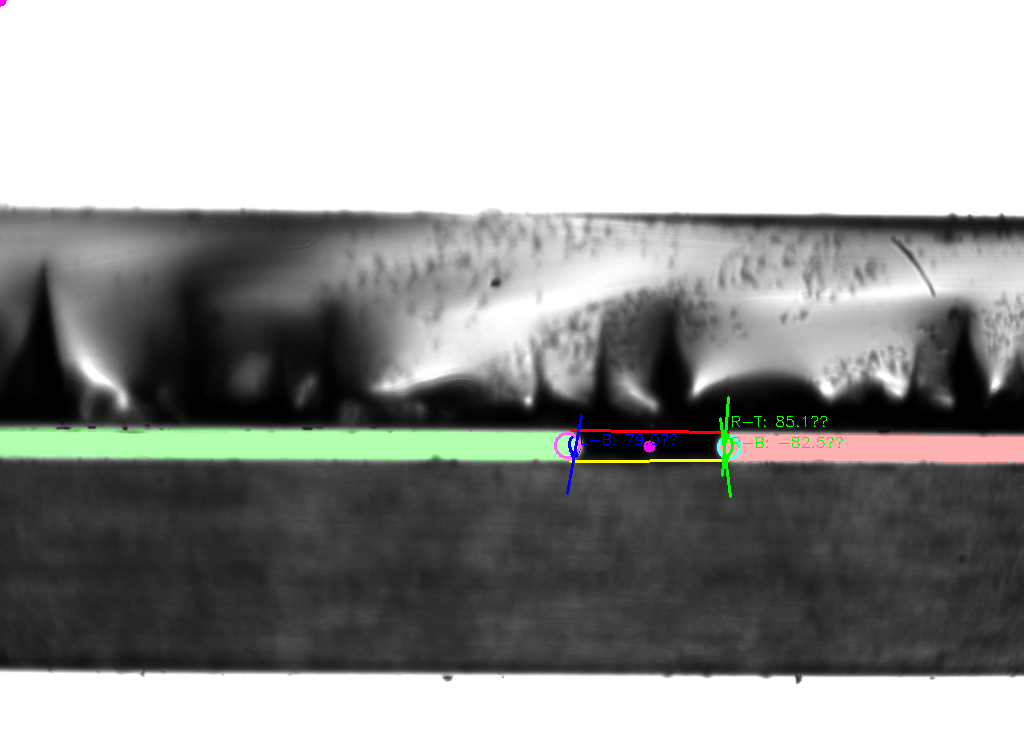
#> input picture Alannah_Sample_1/Alannah_S1_training_debug_images/debug_frame_0007.png, 1024 x 750 px
$ python canny_testing.py
#> lines starting #> are read from the running program, lines starting #| are printed output that depends on the picture
#> the answer given: ../Alannah_Sample_1/Alannah_S1_training_debug_images/debug_frame_0007.png
#> further down, image_bgr is the input picture: shape (750, 1024, 3); mean B, G, R 150.9, 152.8, 151.7
import cv2
import numpy as np
import matplotlib.pyplot as plt
from matplotlib.widgets import Slider
import tkinter as tk
from tkinter import filedialog

def canny_edge_viewer(image_bgr):
    image_rgb = cv2.cvtColor(image_bgr, cv2.COLOR_BGR2RGB)
    image_gray = cv2.cvtColor(image_bgr, cv2.COLOR_BGR2GRAY)
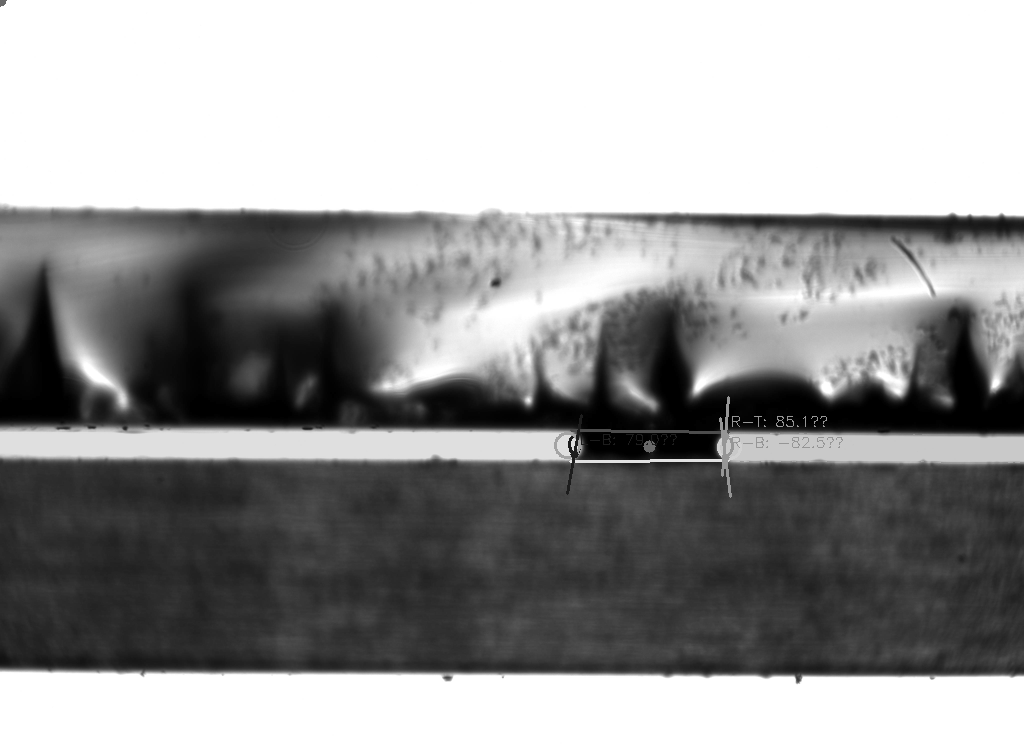
#> image_gray: shape (750, 1024); min 0, max 255, mean 152.2
    blurred = cv2.GaussianBlur(image_gray, (5, 5), 1.5)

    # Create initial Canny edge map
    def update(val):
        low = int(slider_low.val)
        high = int(slider_high.val)
        edges = cv2.Canny(blurred, low, high)
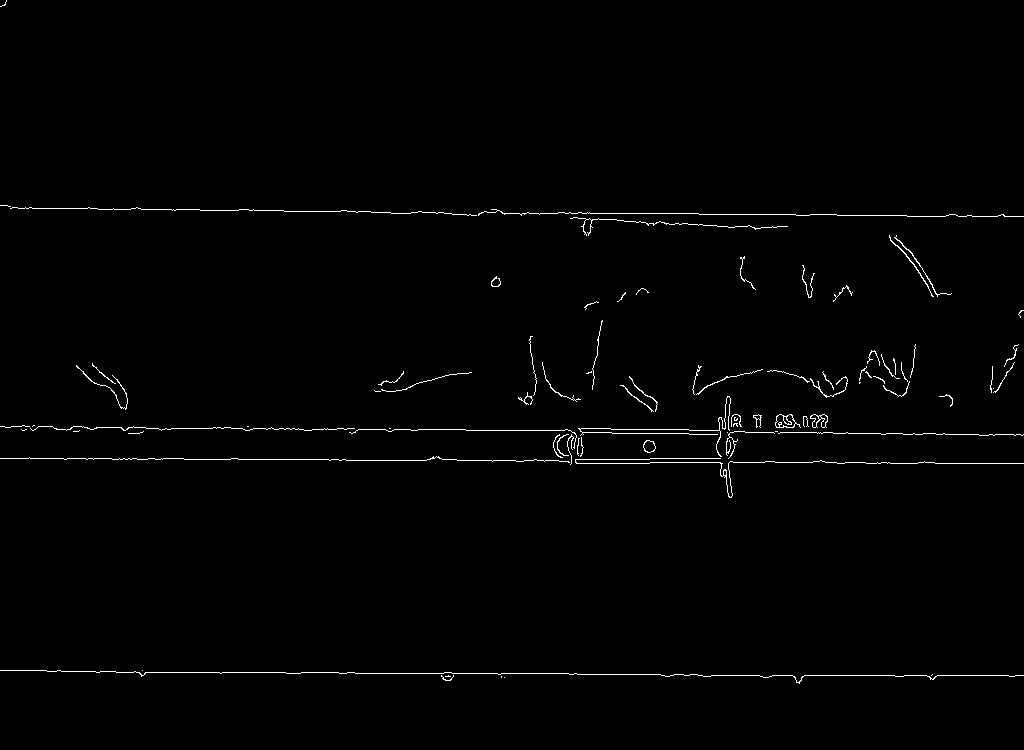
#> edges: shape (750, 1024); 0.98% white in thin lines or dots
        coords = np.column_stack(np.where(edges > 0))
#> coords = 7490 pairs, first value 0 to 683, second value 0 to 1023

        ax.clear()
        ax.imshow(image_rgb)
        if len(coords) > 0:
            ax.plot(coords[:, 1], coords[:, 0], 'r.', markersize=0.8)
        ax.set_title(f'Canny Edges: Low={low}, High={high}')
        ax.axis("off")
        fig.canvas.draw_idle()

    # Initial thresholds
    low_init = 50
    high_init = 150

    # Set up plot
    fig, ax = plt.subplots(figsize=(8, 6))
    plt.subplots_adjust(left=0.25, bottom=0.25)
    ax.imshow(image_rgb)
    ax.set_title(f'Canny Edges: Low={low_init}, High={high_init}')
    ax.axis("off")

    # Add sliders
    ax_low = plt.axes([0.25, 0.15, 0.65, 0.03])
    ax_high = plt.axes([0.25, 0.10, 0.65, 0.03])
    slider_low = Slider(ax_low, 'Low Threshold', 0, 255, valinit=low_init, valstep=1)
    slider_high = Slider(ax_high, 'High Threshold', 0, 255, valinit=high_init, valstep=1)

    slider_low.on_changed(update)
    slider_high.on_changed(update)

    update(None)  # draw initial
    plt.show()
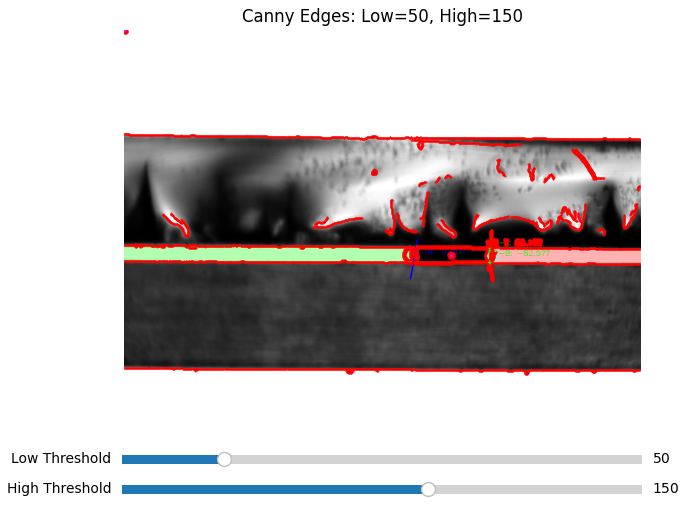
#> figure drawn by matplotlib, 3 panels

if __name__ == "__main__":
    # Create a simple GUI to select an image file
    root = tk.Tk()
    root.withdraw()  # Hide the root window

    file_path = filedialog.askopenfilename(
        title="Select an Image",
        filetypes=[("Image files", "*.jpg;*.jpeg;*.png;*.bmp, *.tif")],
    )

    if file_path:
        image_bgr = cv2.imread(file_path)
        if image_bgr is not None:
            canny_edge_viewer(image_bgr)
        else:
            print("Error loading image.")
    else:
        print("No file selected.")
